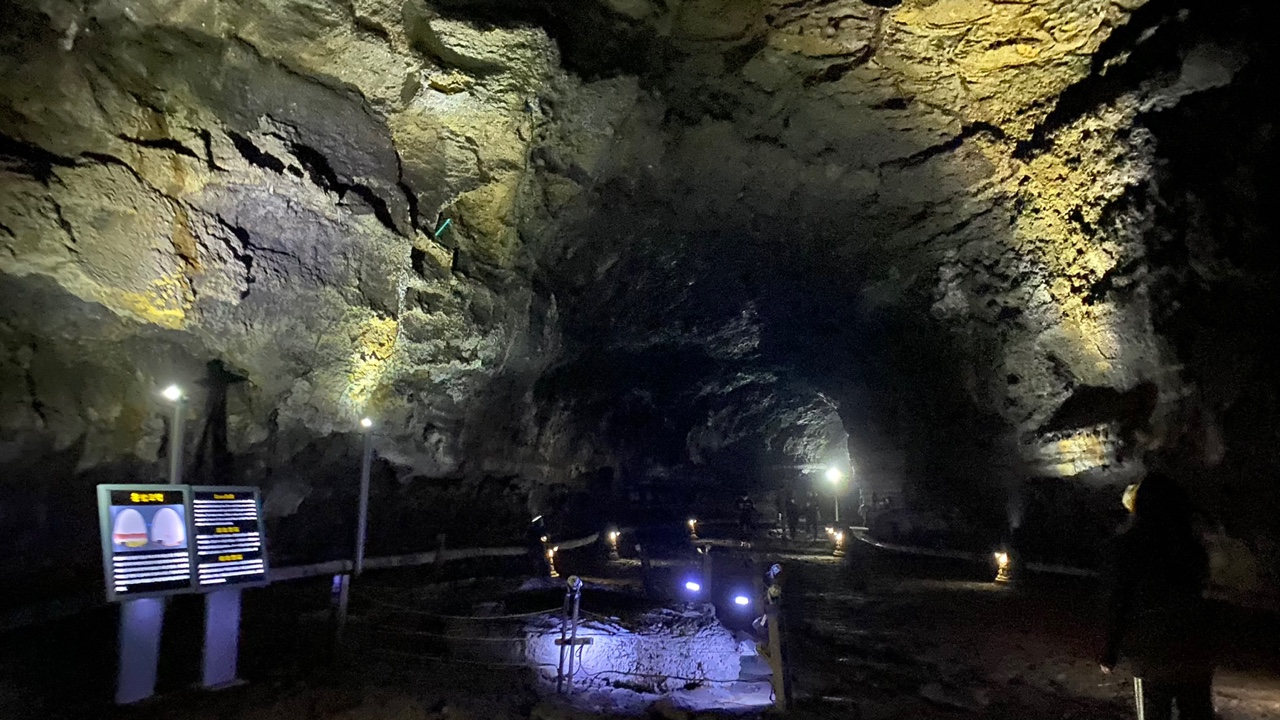
#> input picture Chapter_4/fig/manjang.jpg, 1280 x 720 px
$ jupyter execute --allow-errors Ch_4_class_221026.ipynb
#> lines starting #> are read from the running program, lines starting #| are printed output that depends on the picture; after the words box and inside, x2 and y2 are one past the last pixel; in counts of white or black regions, pixels touching at a corner belong together
[cell 1]
import cv2
import numpy as np
import sys
import matplotlib.pyplot as plt

[cell 2]
src = cv2.imread('./fig/puppy_shrink.png', 0)

hist = cv2.calcHist([src], [0], None, [256], [0, 256])
#> hist = 256 values from 0 to 0

cv2.imshow('src', src)

plt.plot(hist)
plt.show()
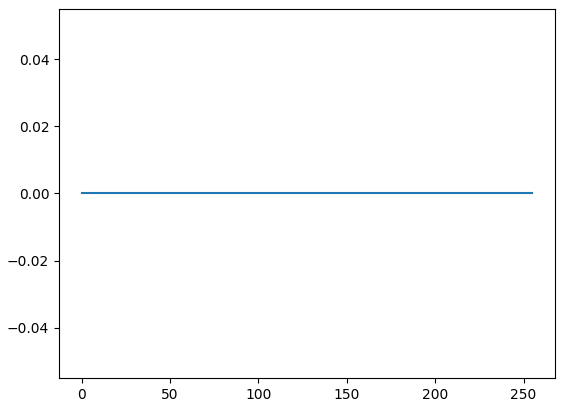
#> figure drawn by matplotlib, 1 panel

cv2.waitKey()
cv2.destroyAllWindows()
cv2.waitKey(1)

# 수동 노멀라이즈 방식

[cell 3]
src = cv2.imread('./fig/puppy_shrink.png', 0)

minVal, maxVal, minLoc, maxLoc = cv2.minMaxLoc(src)
#> minVal = 0; maxVal = 0; minLoc = (0, 0); maxLoc = (0, 0)
print(minVal, maxVal)
#| 0.0 0.0

#> (the rest of this cell did not finish here and is left out)

# 자동 노멀라이즈

[cell 4]
src = cv2.imread('./fig/puppy_shrink.png', 0)


dst_norm = cv2.normalize(src, None, 0, 255, cv2.NORM_MINMAX, -1)

hist = cv2.calcHist([dst_norm], [0], None, [256], [0, 256])

cv2.imshow('src', src)
cv2.imshow('dst_norm', dst_norm)

plt.plot(hist)
plt.show()

cv2.waitKey()
cv2.destroyAllWindows()
cv2.waitKey(1)

[cell 5]
src = cv2.imread('./fig/puppy_shrink.png', 0)


dst_norm = cv2.normalize(src, None, 0, 255, cv2.NORM_MINMAX, -1)
dst_equal = cv2.equalizeHist(src)

hist = cv2.calcHist([dst_norm], [0], None, [256], [0, 256])

cv2.imshow('src', src)
cv2.imshow('dst_norm', dst_norm)
cv2.imshow('dst_equal', dst_equal)

plt.plot(hist)
plt.show()

cv2.waitKey()
cv2.destroyAllWindows()
cv2.waitKey(1)

## 케이스 별로 normalize 과 equalizeHist 좋은게 다르다

[cell 6]
src = cv2.imread('./fig/manjang.jpg', 0)
#> src: shape (720, 1280); min 0, max 255, mean 53.5


dst_norm = cv2.normalize(src, None, 0, 255, cv2.NORM_MINMAX, -1)
dst_equal = cv2.equalizeHist(src)
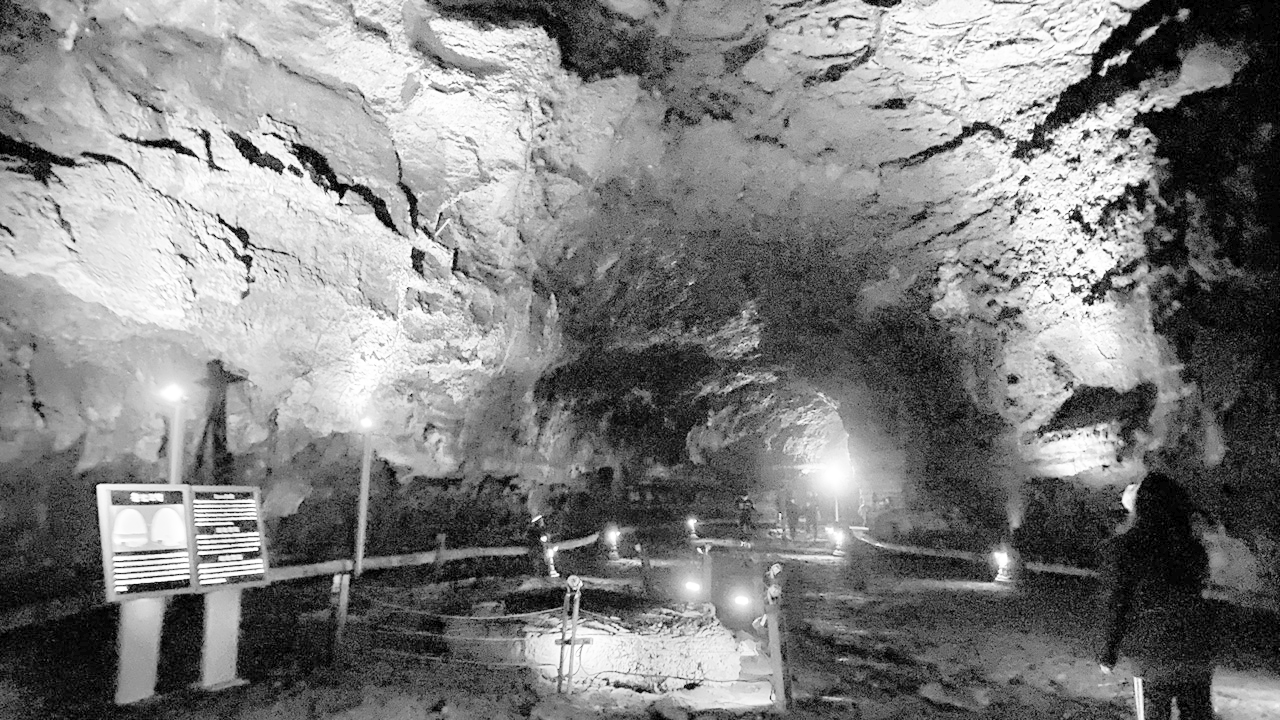
#> dst_equal: shape (720, 1280); min 0, max 255, mean 127

hist = cv2.calcHist([dst_norm], [0], None, [256], [0, 256])
#> hist = 256 values, max 25411 at index 2, min 103 at index 250, mean 3600

cv2.imshow('src', src)
cv2.imshow('dst_norm', dst_norm)
cv2.imshow('dst_equal', dst_equal)

plt.plot(hist)
plt.show()
#> figure, not shown here; curve peaks at x = 2, y = 25411

cv2.waitKey()
cv2.destroyAllWindows()
cv2.waitKey(1)

# 중요!! 칼라 영상에 대해서 normalize

[cell 7]
# norm, equl 밝기에 대해서 하는거기에 bgr에서 할수가 없다
src = cv2.imread('./fig/spring_in_park.jpg', cv2.IMREAD_REDUCED_COLOR_2)
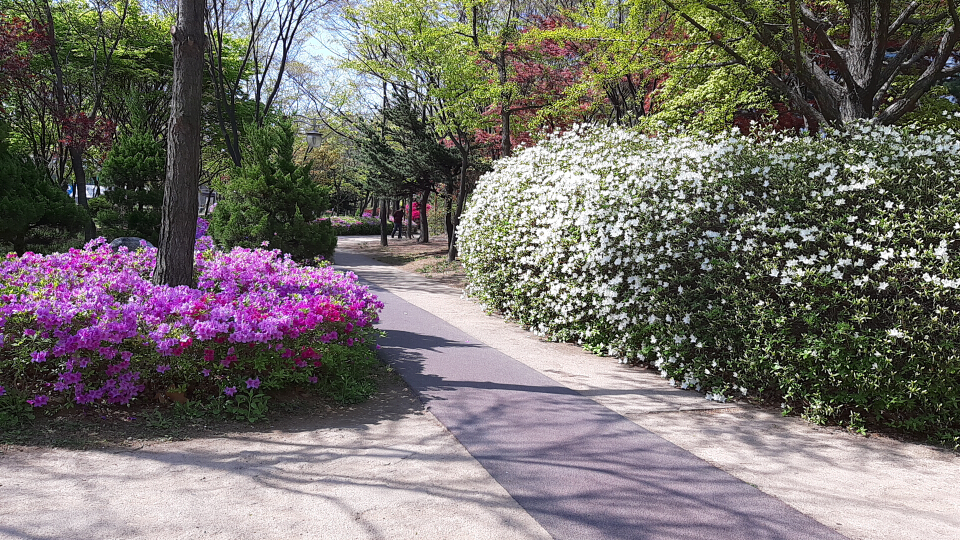
#> input picture Chapter_4/fig/spring_in_park.jpg, 960 x 540 px
#> src is the input picture: shape (540, 960, 3); mean B, G, R 108.2, 112.6, 117.6

src_hsv = cv2.cvtColor(src, cv2.COLOR_BGR2HSV)
#> src_hsv: shape (540, 960, 3); mean H, S, V 72.1, 62.5, 123.6

h, s, v = cv2.split(src_hsv)
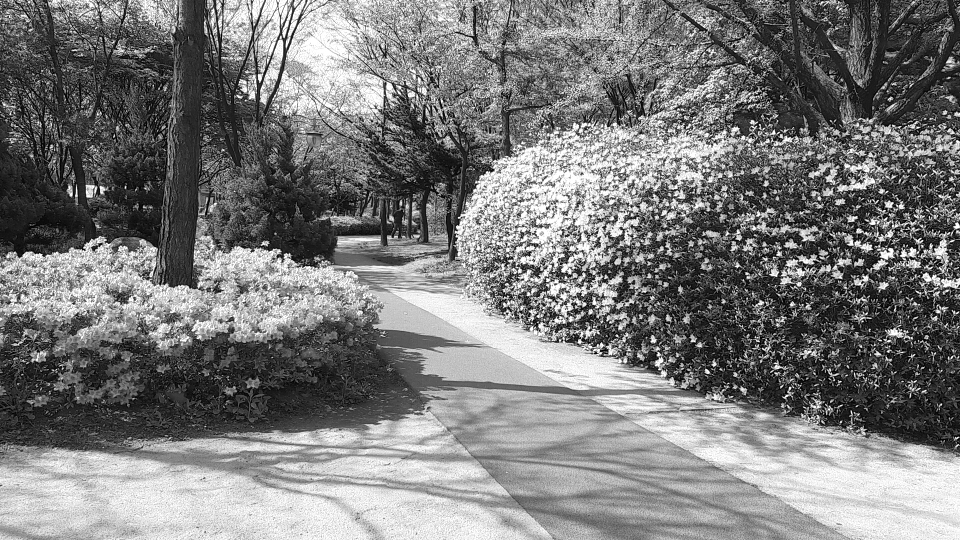
#> v: shape (540, 960); min 0, max 255, mean 123.6

v_norm = cv2.normalize(v, None, 0, 255, cv2.NORM_MINMAX, -1) # v 가 밝기
v_equal = cv2.equalizeHist(v)

dst_norm = cv2.merge((h, s, v_norm))
dst_equal = cv2.merge((h, s, v_equal))
#> dst_equal: shape (540, 960, 3); mean H, S, V 72.1, 62.5, 128

dst_norm = cv2.cvtColor(dst_norm, cv2.COLOR_HSV2BGR)
dst_equal = cv2.cvtColor(dst_equal, cv2.COLOR_HSV2BGR)

cv2.imshow('src', src)
cv2.imshow('dst_norm', dst_norm)
cv2.imshow('dst_equal', dst_equal)

hist = cv2.calcHist([dst_norm], [0], None, [256], [0, 256])
#> hist = 256 values, max 5964 at index 0, min 644 at index 250, mean 2025
plt.plot(hist)
plt.show()
#> figure, not shown here; curve peaks at x = 0, y = 5964

cv2.waitKey()
cv2.destroyAllWindows()
cv2.waitKey(1)

[cell 8]
src = cv2.imread('./fig/palette.png')
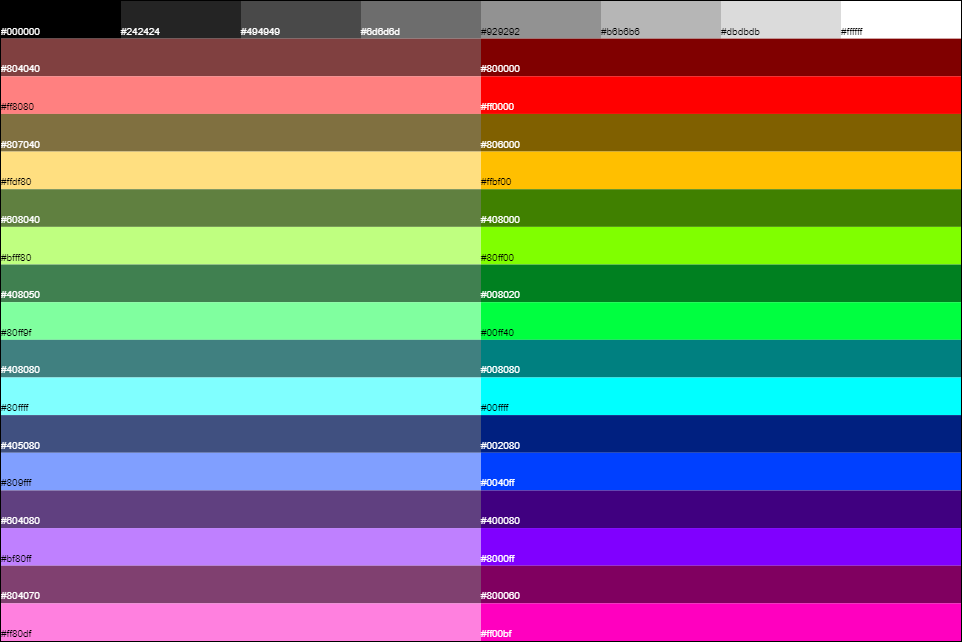
#> input picture Chapter_4/fig/palette.png, 962 x 642 px
#> src is the input picture: shape (642, 962, 3); mean B, G, R 120.7, 120.8, 120.8

dst_bgr = cv2.inRange(src, (0,0,0), (255, 255, 255)) # b, g, r 에 대해서 각각 최소 값과 최대값을 넣는다
#> dst_bgr: shape (642, 962); every value is 255

dst_bgr = cv2.inRange(src, (0,0,128), (50, 50, 255))
#> dst_bgr: shape (642, 962); 5.7% white; 18 white regions (16 under 20 px), largest, box (x1, y1, x2, y2) and area: (481, 77, 961, 114) 17549, (481, 39, 961, 76) 17504

cv2.imshow('src', src)
cv2.imshow('dst_bgr', dst_bgr)

cv2.waitKey()
cv2.destroyAllWindows()
cv2.waitKey(1)

[cell 9]
# src = cv2.imread('./fig/palette.png')
src = cv2.imread('./fig/palette_dark.png')
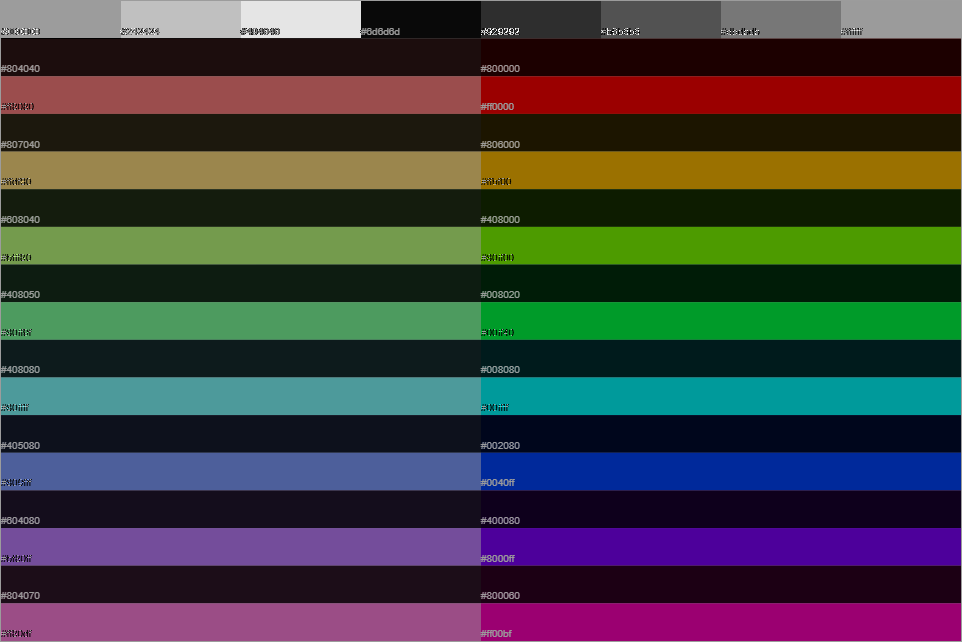
#> input picture Chapter_4/fig/palette_dark.png, 962 x 642 px
#> src is the input picture: shape (642, 962, 3); mean B, G, R 62, 61.9, 62

src_hsv = cv2.cvtColor(src, cv2.COLOR_BGR2HSV)
#> src_hsv: shape (642, 962, 3); mean H, S, V 73.9, 179.3, 94.2

# dst_bgr = cv2.inRange(src, (0,0,0), (255, 255, 255)) # b, g, r 에 대해서 각각 최소 값과 최대값을 넣는다

dst_hsv = cv2.inRange(src_hsv, (110,180,0), (130, 255, 255))
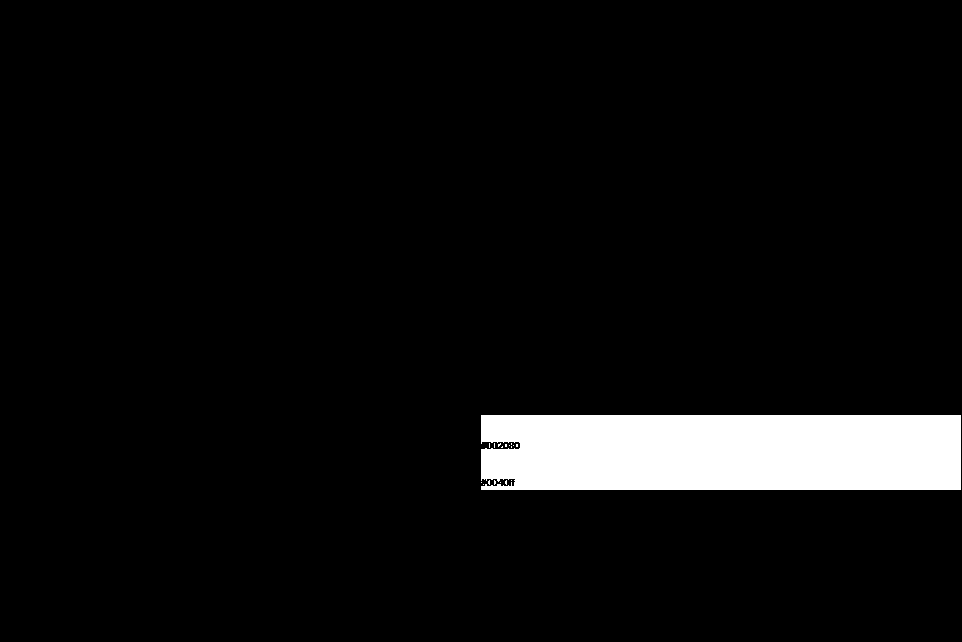
#> dst_hsv: shape (642, 962); 5.8% white; 18 white regions (17 under 20 px), largest, box (x1, y1, x2, y2) and area: (481, 415, 961, 490) 35546

cv2.imshow('src', src)
cv2.imshow('dst_hsv', dst_hsv)

cv2.waitKey()
cv2.destroyAllWindows()
cv2.waitKey(1)

[cell 10]
def call_trackbar(pos) :
    hmin = cv2.getTrackbarPos('h_min', 'image')
    hmax = cv2.getTrackbarPos('h_max', 'image')
    smin = cv2.getTrackbarPos('s_min', 'image')


    dst = cv2.inRange(src_hsv, (hmin, 150, 0), (hmax, 255, 255))
    cv2.imshow('image', dst)


src = cv2.imread('./fig/palette.png')
src_hsv = cv2.cvtColor(src, cv2.COLOR_BGR2HSV)
#> src_hsv: shape (642, 962, 3); mean H, S, V 73.7, 176.9, 187.2

cv2.namedWindow('image')
cv2.createTrackbar('h_min', 'image', 50 , 179, call_trackbar)
cv2.createTrackbar('h_max', 'image', 100 , 179, call_trackbar)
cv2.createTrackbar('s_min', 'image', 100 , 255, call_trackbar)

cv2.imshow('src',src)

cv2.waitKey()
cv2.destroyAllWindows()
cv2.waitKey(1)
